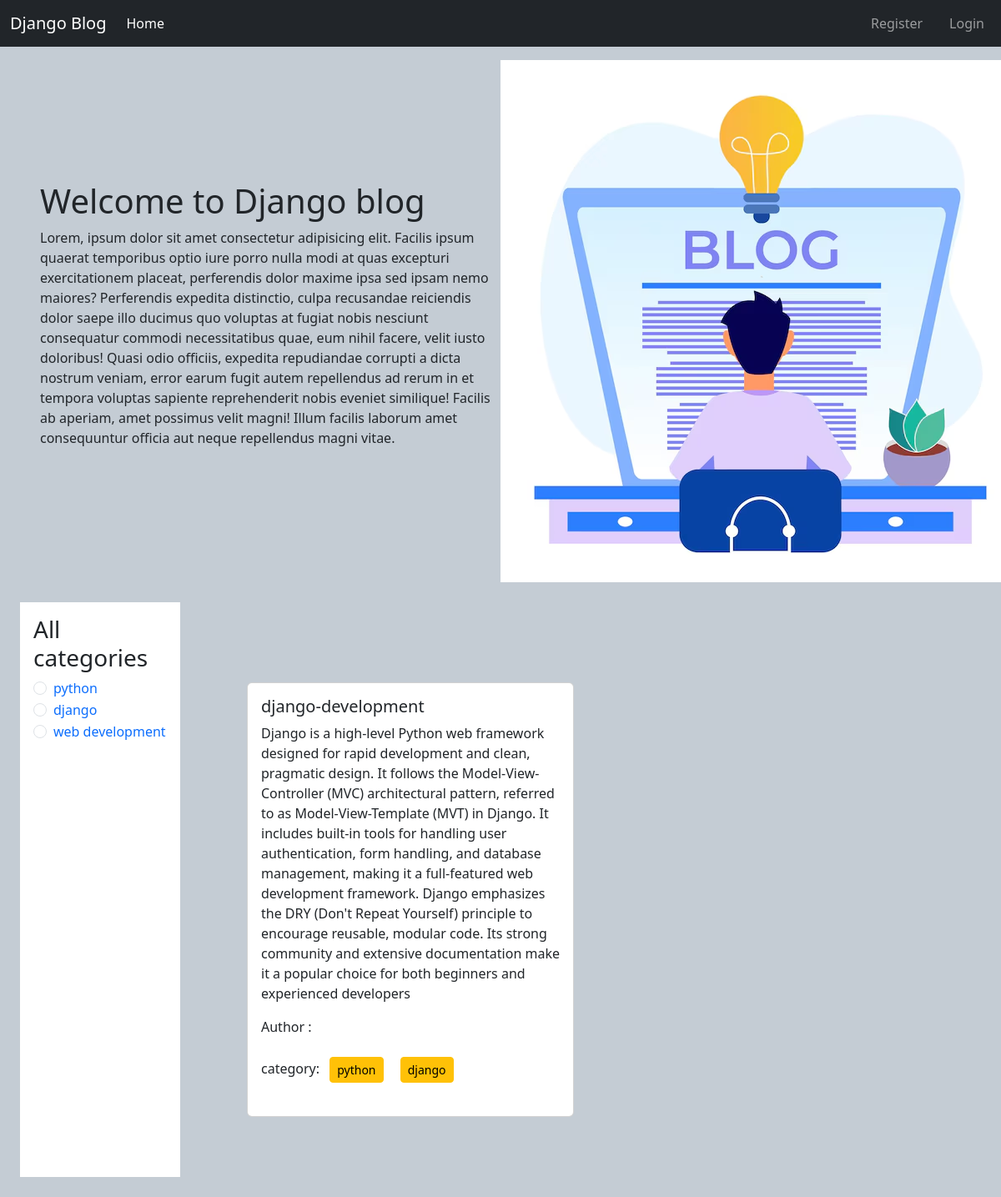
The page /category/python/ on the database its author committed.
### categories/models.py (models this page shows, shortened)
class Category(models.Model):
    name = models.CharField(max_length=100)
    slug = models.SlugField(max_length=100, unique=True, null=True, blank=True)  # Corrected here

### posts/models.py (models this page shows, shortened)
class Post(models.Model):
    title=models.CharField(max_length=50)
    content=models.TextField()
    category=models.ManyToManyField(Category)
    author=models.ForeignKey(User,on_delete=models.CASCADE)

### blog_project/views.py (the view)
# urls.py: path('',views.home,name='homepage'),
def home(request,category_slug =None):
    data=Post.objects.all()
    if category_slug is not None:
      category=Category.objects.get(slug = category_slug)
      data=Post.objects.filter(category=category)
    categories=Category.objects.all()
    return render(request,'home.html',{'data' : data,'category': categories})

### templates/home.html (shortened to what this page needs)
{% extends 'base.html' %}
{% load static %}
{% block content %}
<div class="d-flex flex-wrap px-5 pt-3 align-items-center">
   <div class="col-6 ">
    <h1>Welcome to Django blog</h1>
    <p>Lorem, ipsum dolor sit amet consectetur adipisicing elit. Facilis ipsum quaerat temporibus optio iure porro nulla modi at quas excepturi
      exercitationem placeat, perferendis dolor maxime ipsa sed ipsam nemo
      maiores? Perferendis expedita distinctio, culpa recusandae reiciendis dolor saepe illo ducimus quo voluptas at fugiat nobis nesciunt consequatur commodi necessitatibus quae, eum nihil facere, velit iusto doloribus!
       Quasi odio officiis, expedita repudiandae corrupti a dicta nostrum veniam, error earum fugit autem repellendus ad rerum in et tempora voluptas sapiente reprehenderit nobis eveniet similique! Facilis ab aperiam, amet possimus velit magni! Illum facilis laborum amet consequuntur officia aut neque repellendus magni vitae.</p>
   </div>
  <div class="col-6">
    <img src="{% static 'blog.avif' %}" alt="">
  </div>
</div>
<div class="d-flex flex-wrap p-4">
  <div class="col-2 bg-white p-3">
    <h3>All categories</h3>
    {% for cat in category %}
    <div class="form-check">
       <input class="form-check-input" type="radio" name="category" id="{{cat.id}}">
      <label class="form-check-label" for="{{cat.id}}">
        <a class="text-decoration-none" href="{% url 'category_wise_post' cat.slug %}">{{cat.name}}</a>
      </label>
    </div>
     {% endfor %}
  </div>
  <div class="col-10 p-4">
    <div class="d-flex flex-wrap  p-5 pt-5">
      {% for post in data %}
      <div class="col-sm-6 pt-4">
          <div class="card  mx-2">
            <div class="card-body">
              <h5 class="card-title">{{ post.title }}</h5>
              <p class="card-text">{{ post.content }}</p>
              <p>Author : {{post.author.first_name}} {{post.author.last_name}}</p>
              <p>category:
              {% for cat in post.category.all %}
                  <button class='btn btn-warning btn-sm m-2'> {{cat.name}}</button>
              {% endfor %}
              </p>
            </div>
                </div>
          </div>
      {% endfor %}
</div>
  </div>
</div>
{% endblock %}

### rows shown on the page
Category: name "python"
Category: name "django"
Category: name "web development"
Post: title "django-development", content "Django is a high-level Python web framework designed for rapid development and clean, pragmatic design. It follows the Model-View-Controller (MVC) architectural pattern, referred to as Model-View-Template (MVT) in Django. It includes built-in tools for handling user authentication, form handling, and database management, making it a full-featured web development framework. Django emphasizes the DRY (Don't Repeat Yourself) principle to encourage reusable, modular code. Its strong community and extensive documentation make it a popular choice for both beginners and experienced developers"
